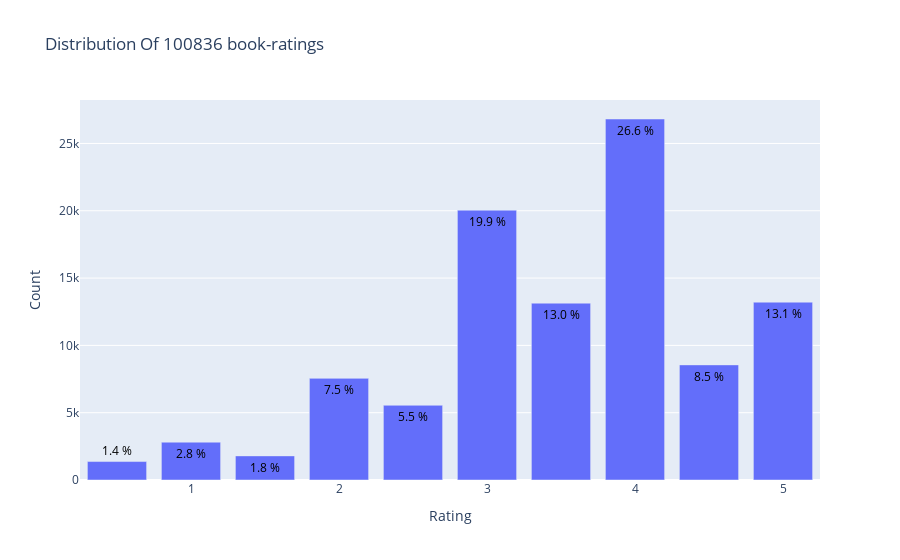

Here is the notebook cell this chart was saved with:
### Code cell
from plotly.offline import init_notebook_mode, plot, iplot
import plotly.graph_objs as go
init_notebook_mode(connected=True)

data = df['rating'].value_counts().sort_index(ascending=False)
trace = go.Bar(x = data.index,
               text = ['{:.1f} %'.format(val) for val in (data.values / df.shape[0] * 100)],
               textposition = 'auto',
               textfont = dict(color = '#000000'),
               y = data.values,
               )
# Create layout
layout = dict(title = 'Distribution Of {} book-ratings'.format(df.shape[0]),
              xaxis = dict(title = 'Rating'),
              yaxis = dict(title = 'Count'))
# Create plot
fig = go.Figure(data=[trace], layout=layout)
iplot(fig)

### Figure 1 — Plotly figure (JSON) as saved in the notebook; plotly's stock layout.template omitted (floating-point values rounded to 4 significant figures)
{"data": [{"text": ["13.1 %", "8.5 %", "26.6 %", "13.0 %", "19.9 %", "5.5 %", "7.5 %", "1.8 %", "2.8 %", "1.4 %"], "textfont": {"color": "#000000"}, "textposition": "auto", "type": "bar", "x": [5, 4.5, 4, 3.5, 3, 2.5, 2, 1.5, 1, 0.5], "y": [13211, 8551, 26818, 13136, 20047, 5550, 7551, 1791, 2811, 1370]}], "layout": {"title": {"text": "Distribution Of 100836 book-ratings"}, "xaxis": {"title": {"text": "Rating"}}, "yaxis": {"title": {"text": "Count"}}}}
